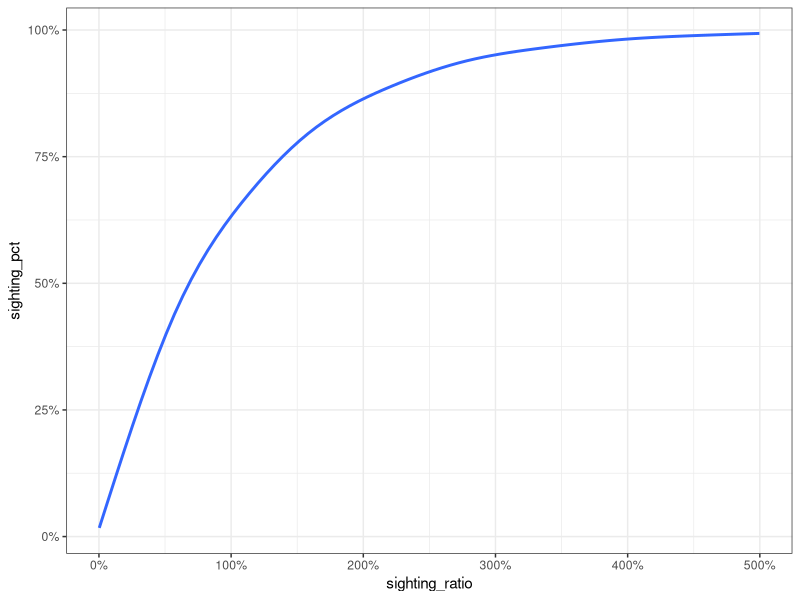
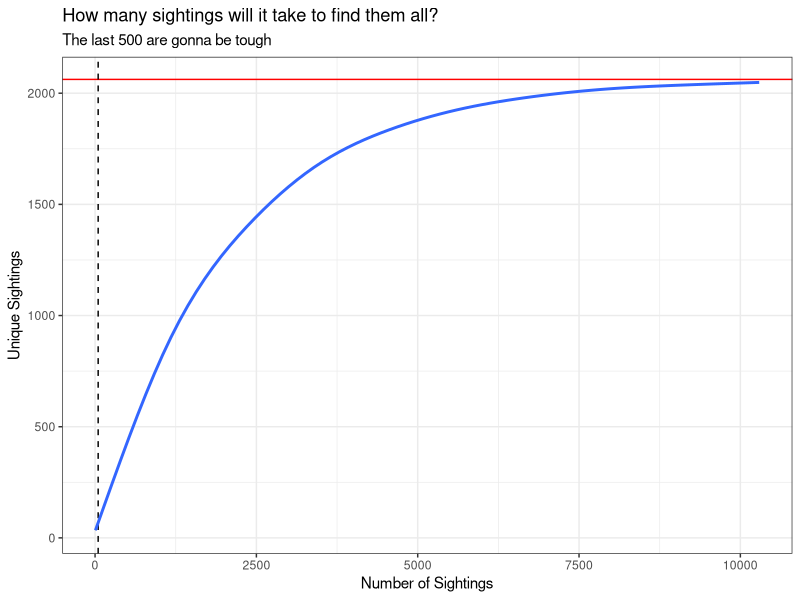
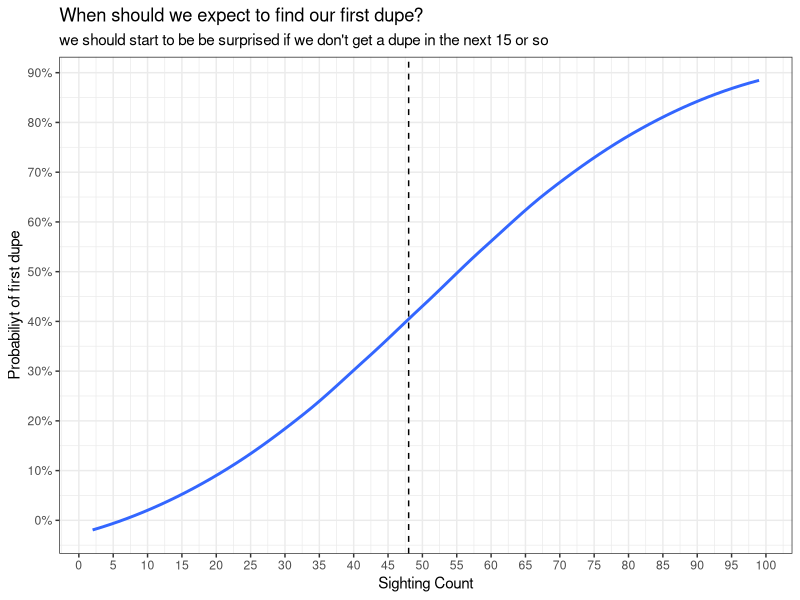

The R source for these figures, in order:
library(dplyr)
library(purrr)
library(ggplot2)

kTotalOceans = 2062

observation <- function(observation_index,
                        total_oceans = kTotalOceans, 
                        sighting_count = kTotalOceans * 5) {
  tibble(
    obs_id = observation_index,
    sighting_id = 1:sighting_count,
    sighted = sample(total_oceans, sighting_count,replace = TRUE),
    unique_sightings = cumsum(!duplicated(sighted)),
    sighting_pct = unique_sightings / total_oceans,
    sighting_ratio = sighting_id / total_oceans
  )
}

sims <- list_rbind(map(1:1000, observation))

# Ratio cumulative unique sightings
sims |>
  sample_n(1000) |>
  ggplot(aes(x = sighting_ratio, y = sighting_pct)) +
  geom_smooth() +
  scale_x_continuous(labels = scales::percent) +
  scale_y_continuous(labels = scales::percent) +
  theme_bw() 

# Nominal cumulative unique sightings
sims |>
  sample_n(1000) |>
  ggplot(aes(x = sighting_id)) +
  geom_hline(yintercept = kTotalOceans, color = "red") +
  geom_vline(xintercept = 48, linetype = "dashed") +
  #geom_abline(slope = 1, intercept = 0) +
  geom_smooth(aes(y = unique_sightings)) +
  labs(
    x = "Number of Sightings", 
    y = "Unique Sightings", 
    title = "How many sightings will it take to find them all?",
    subtitle = "The last 500 are gonna be tough") + 
  theme_bw()

## Identify the first duplicate sighting in each simulation
first_dupes <- sims |>
  filter(unique_sightings < sighting_id) |>
  group_by(obs_id) |>
  summarise(first_dupe = min(sighting_id)) |>
  arrange(first_dupe) |>
  mutate(cumulative_prob = row_number() / n() )
  
# Cumulative probability of seeing a dupe
first_dupes |>
  filter(first_dupe < 100) |>
  ggplot(aes(first_dupe, cumulative_prob)) +
  geom_smooth() +
  geom_vline(xintercept = 48, linetype = "dashed") +
  scale_x_continuous(breaks = seq(0,100,5)) + 
  scale_y_continuous(labels = scales::percent, breaks = seq(0,1,.1)) +
  labs(x = "Sighting Count", 
       y = "Probabiliyt of first dupe", 
       title = "When should we expect to find our first dupe?",
      subtitle = "we should start to be be surprised if we don't get a dupe in the next 15 or so") + 
  theme_bw()